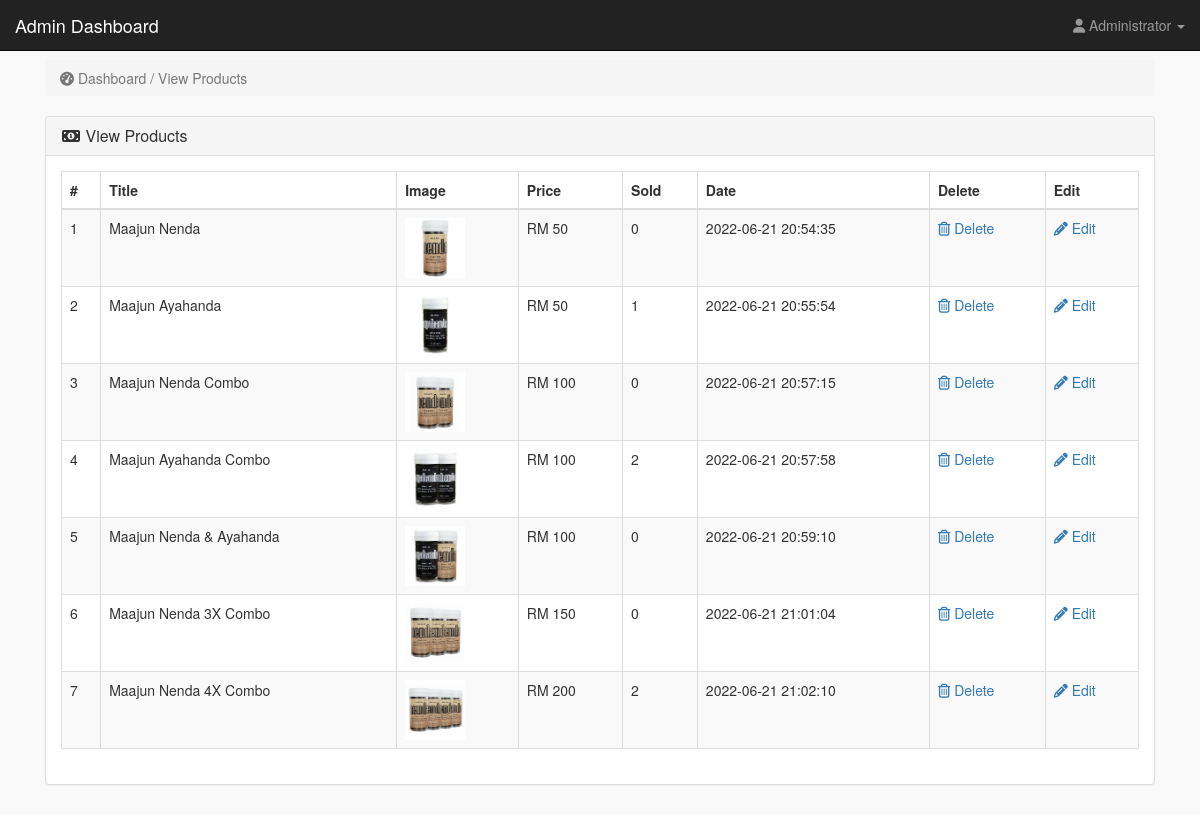
Page /admin_area/index.php?view_products (signed in) on the committed database.
### tables this page shows
CREATE TABLE `products` (
  `product_id` int(10) NOT NULL,
  `date` timestamp NOT NULL DEFAULT current_timestamp() ON UPDATE current_timestamp(),
  `product_title` text NOT NULL,
  `product_url` text NOT NULL,
  `product_img1` text NOT NULL,
  `product_price` int(10) NOT NULL,
  `product_desc` text NOT NULL
);

### admin_area/view_products.php (the view)
<?php
if(!isset($_SESSION['admin_email'])){
echo "<script>window.open('login.php','_self')</script>";
}
else {
?>
<div class="row">
<div class="col-lg-12" >
<ol class="breadcrumb" >
<li class="active" >
<i class="fa fa-dashboard"></i> Dashboard / View Products
</li>
</ol>
</div>
</div>
<div class="row" >
<div class="col-lg-12" >
<div class="panel panel-default" >
<div class="panel-heading" >
<h3 class="panel-title" >
<i class="fa fa-money fa-fw" ></i> View Products
</h3>
</div>
<div class="panel-body" >
<div class="table-responsive" >
<table class="table table-bordered table-hover table-striped" >
<thead>
<tr>
<th>#</th>
<th>Title</th>
<th>Image</th>
<th>Price</th>
<th>Sold</th>
<th>Date</th>
<th>Delete</th>
<th>Edit</th>
</tr>
</thead>
<tbody>
<?php
$i = 0;
$get_pro = "select * from products";
$run_pro = mysqli_query($con,$get_pro);
while($row_pro=mysqli_fetch_array($run_pro)){
$pro_id = $row_pro['product_id'];
$pro_title = $row_pro['product_title'];
$pro_image = $row_pro['product_img1'];
$pro_price = $row_pro['product_price'];
$pro_date = $row_pro['date'];
$i++;
?>
<tr>
<td><?php echo $i; ?></td>
<td><?php echo $pro_title; ?></td>
<td><img src="product_images/<?php echo $pro_image; ?>" width="60" height="60"></td>
<td>RM <?php echo $pro_price; ?></td>
<td>
<?php
$get_sold = "select * from pending_orders where product_id='$pro_id'";
$run_sold = mysqli_query($con,$get_sold);
$count = mysqli_num_rows($run_sold);
echo $count;
?>
</td>
<td><?php echo $pro_date; ?></td>
<td>
<a href="index.php?delete_product=<?php echo $pro_id; ?>">
<i class="fa fa-trash-o"> </i> Delete
</a>
</td>
<td>
<a href="index.php?edit_product=<?php echo $pro_id; ?>">
<i class="fa fa-pencil"> </i> Edit
</a>
</td>
</tr>
<?php } ?>
</tbody>
</table>
</div>
</div>
</div>
</div>
</div>
<?php } ?>

### admin_area/includes/sidebar.php (shortened to what this page needs)
<?php
if(!isset($_SESSION['admin_email'])){
echo "<script>window.open('login.php','_self')</script>";
}
else {
?>
<nav class="navbar navbar-inverse navbar-fixed-top" >
<div class="navbar-header" >
<a class="navbar-brand" href="index.php?dashboard" >Admin Dashboard</a>
</div>
<ul class="nav navbar-right top-nav" >
<li class="dropdown" >
<a href="#" class="dropdown-toggle" data-toggle="dropdown" >
<i class="fa fa-user" ></i>
<?php echo $admin_name; ?> <b class="caret" ></b>
</a>
</li>
</ul>
</nav>
<?php } ?>

### admin_area/css/style.css (style rules this page uses)
body { margin-top:100px; }
@media (min-width: 768px) { body { margin-top:50px; } }
.top-nav { padding:0 15px; }
.top-nav>li { display:inline-block; float:left; }
.top-nav>li>a { padding-top:15px; padding-bottom:15px; line-height:20px; color:#999; }
.panel-body { border-radius:5px; }

### rows in the picture
products: product_title "Maajun Nenda", product_img1 (picture), product_price "50", count "0", date "2022-06-21 20:54:35"
products: product_title "Maajun Ayahanda", product_img1 (picture), product_price "50", count "1", date "2022-06-21 20:55:54"
products: product_title "Maajun Nenda Combo", product_img1 (picture), product_price "100", count "0", date "2022-06-21 20:57:15"
products: product_title "Maajun Ayahanda Combo", product_img1 (picture), product_price "100", count "2", date "2022-06-21 20:57:58"
products: product_title "Maajun Nenda & Ayahanda", product_img1 (picture), product_price "100", count "0", date "2022-06-21 20:59:10"
products: product_title "Maajun Nenda 3X Combo", product_img1 (picture), product_price "150", count "0", date "2022-06-21 21:01:04"
products: product_title "Maajun Nenda 4X Combo", product_img1 (picture), product_price "200", count "2", date "2022-06-21 21:02:10"

### other values in the picture
$admin_name "Administrator"
